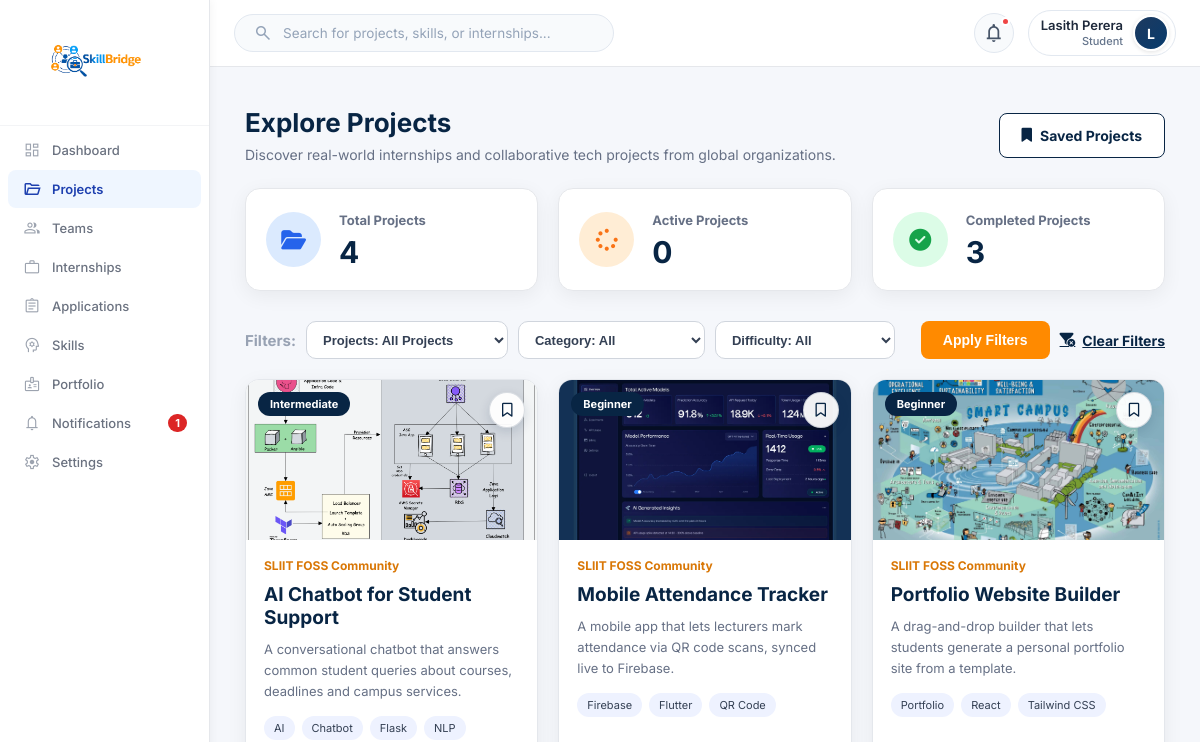
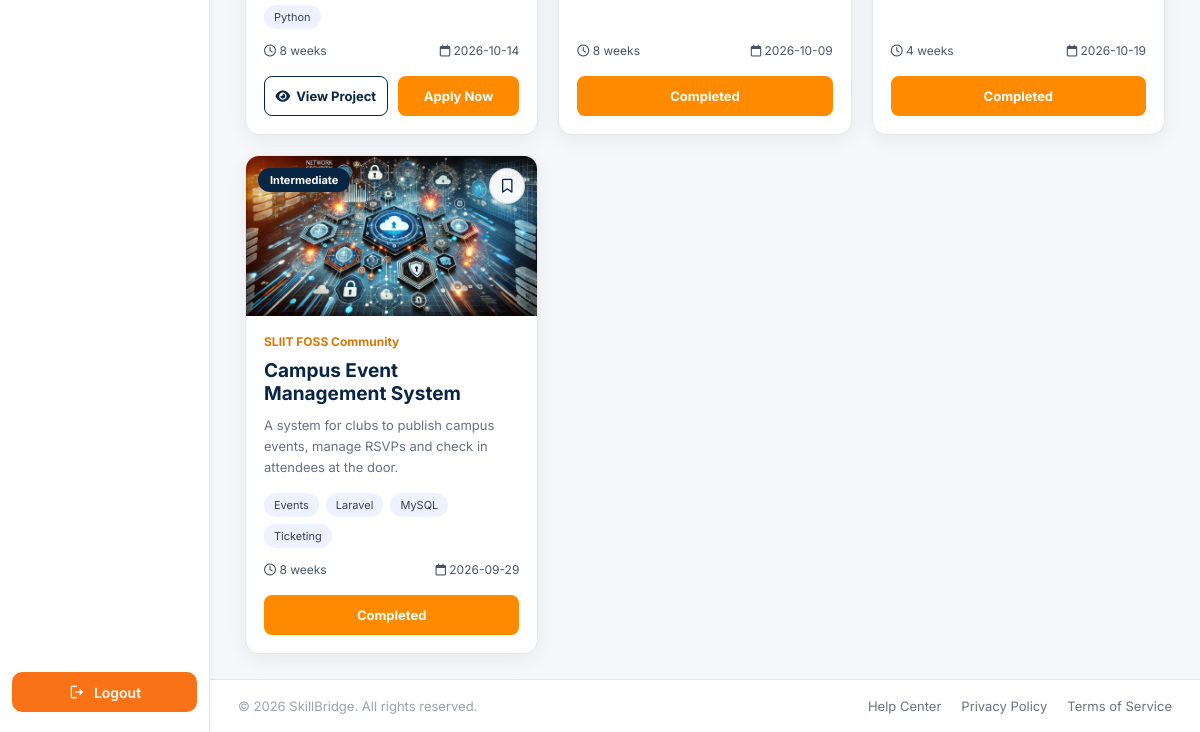
Page /Functions/Student/projects.php (signed in) on the earlier database version (2 pictures, top to bottom).
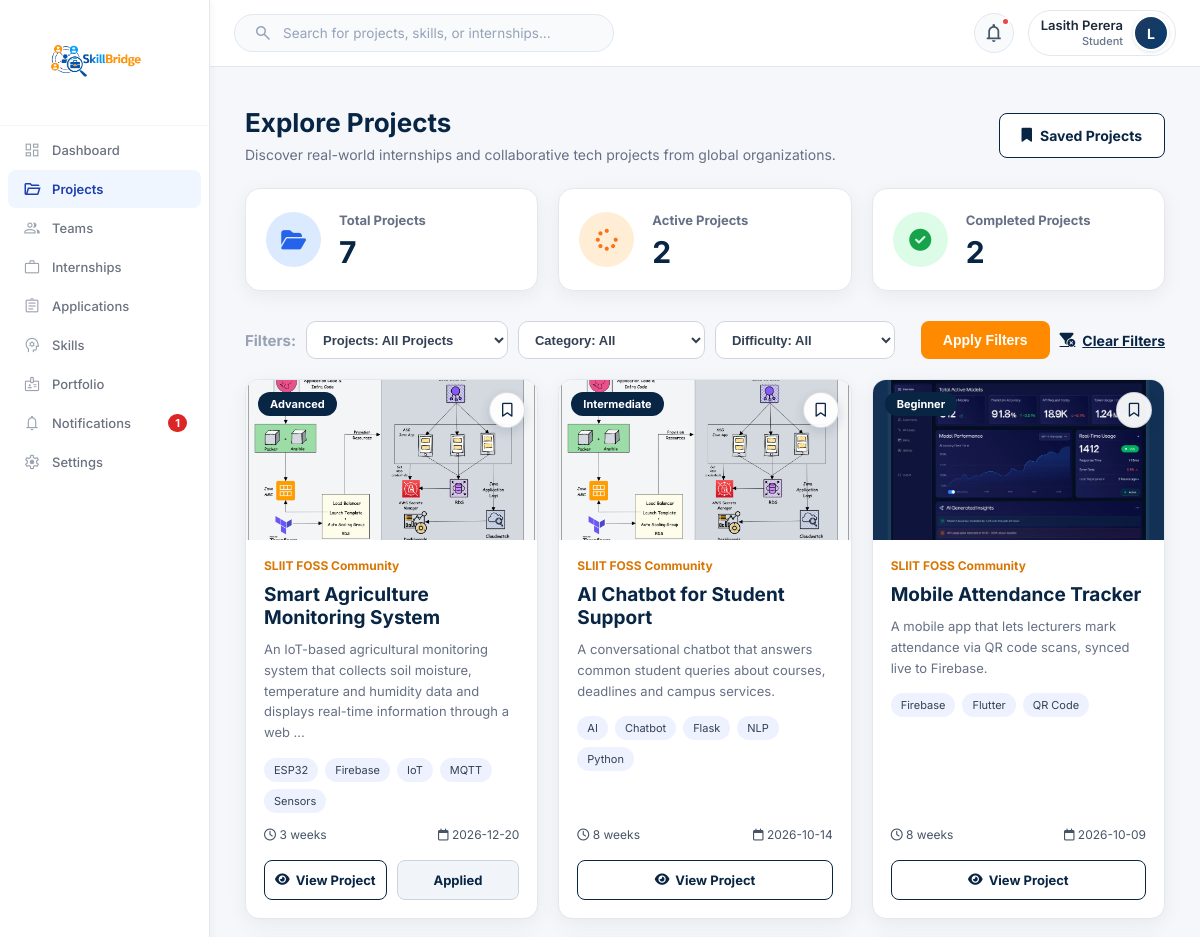
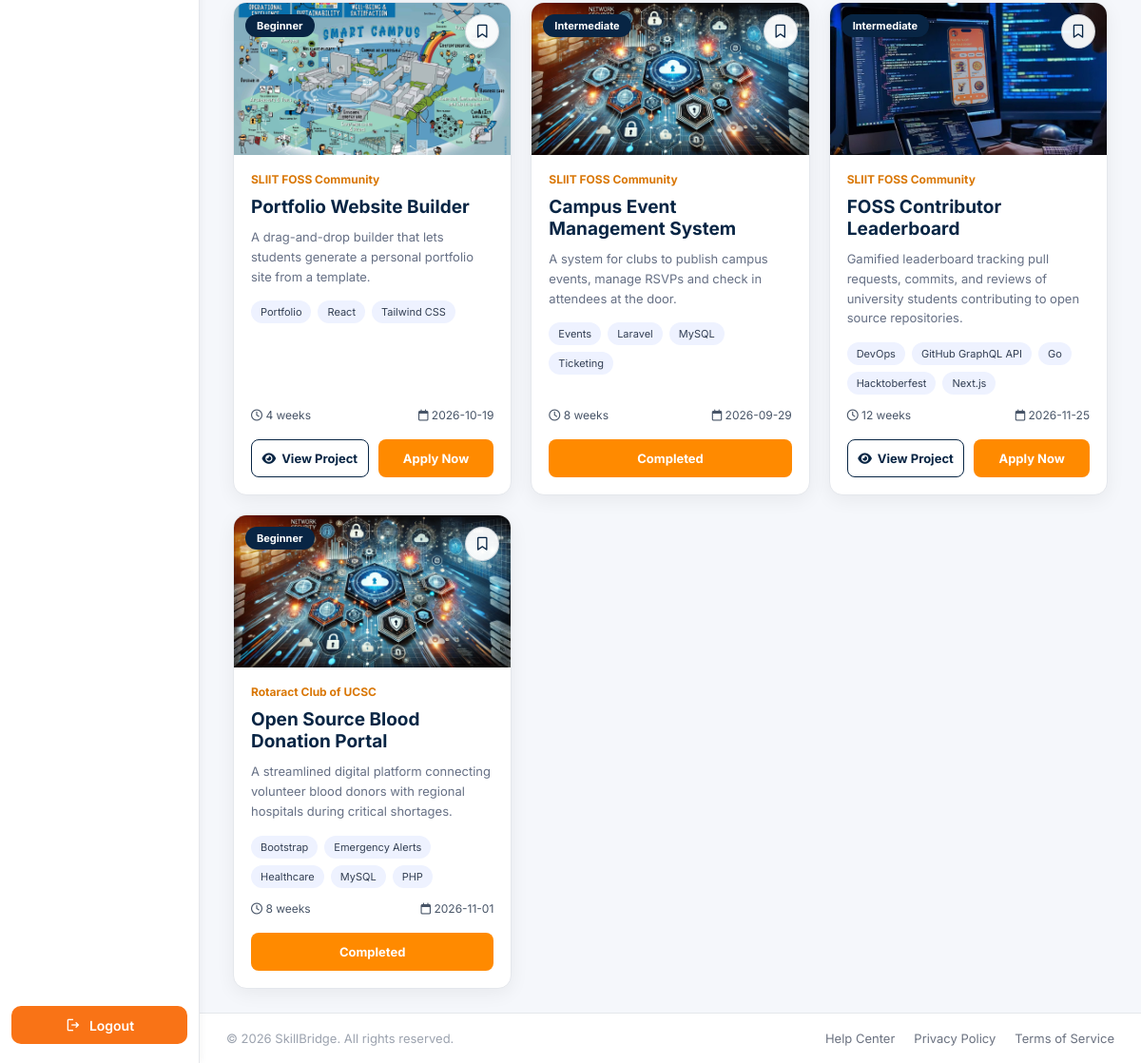
Same page on the later database version (2 pictures, top to bottom).
### tables this page shows
CREATE TABLE `projects` (
  `id` int(11) NOT NULL,
  `organization_email` varchar(100) NOT NULL,
  `category_id` int(11) DEFAULT NULL,
  `title` varchar(255) NOT NULL,
  `icon` varchar(50) DEFAULT '?',
  `description` text DEFAULT NULL,
  `learning_objectives` text DEFAULT NULL,
  `expected_outcomes` text DEFAULT NULL,
  `difficulty` varchar(30) DEFAULT 'Intermediate',
  `duration_weeks` int(11) DEFAULT NULL,
  `members` int(11) DEFAULT 1,
  `preferred_year` varchar(20) DEFAULT 'Any Year',
  `deadline` date DEFAULT NULL,
  `visibility` varchar(20) DEFAULT 'Public',
  `status` varchar(30) DEFAULT 'reviewing',
  `posted_at` timestamp NOT NULL DEFAULT current_timestamp()
);

CREATE TABLE `organization` (
  `Email` varchar(100) NOT NULL,
  `Name` varchar(100) NOT NULL,
  `orgtype` varchar(100) NOT NULL,
  `contactPersonName` varchar(100) NOT NULL,
  `contactNumber` varchar(17) NOT NULL,
  `website` varchar(200) NOT NULL,
  `location` varchar(100) NOT NULL,
  `about` text DEFAULT NULL,
  `linkedin` varchar(200) DEFAULT NULL,
  `twitter` varchar(200) DEFAULT NULL,
  `facebook` varchar(200) DEFAULT NULL,
  `logo` varchar(255) DEFAULT NULL
);

### Functions/Student/projects.php (the view, shortened to what the changed rows need)
<?php
require_once __DIR__ . '/project_bootstrap.php';
$filterStatus = strtolower(trim((string) ($_GET['filter_status'] ?? 'all')));
$filters = [
    'filter_status' => $filterStatus,
    'category' => trim((string) ($_GET['category'] ?? '')),
    'difficulty' => trim((string) ($_GET['difficulty'] ?? ''))
];
$page = max(1, (int) ($_GET['page'] ?? 1));
$limit = 9;
$stats = ['available' => 0, 'active' => 0, 'completed' => 0];
$categories = $projects = $savedIds = [];
try {
    $stats = $projectRepo->stats($projectEmail);
    if (isset($stats['available'], $stats['active'], $stats['completed'])) {
        $stats['available'] = (int) $stats['available'];
        $stats['active'] = (int) $stats['active'];
        $stats['completed'] = (int) $stats['completed'];
    }
    $total = $projectRepo->count($filters, $projectEmail);
    $page = min($page, max(1, (int) ceil($total / $limit)));
    $projects = $projectRepo->list($filters, $page, $limit, $projectEmail);
    $savedIds = $projectRepo->savedIds($projectEmail);
} catch (Throwable $exception) {
    error_log('Student projects listing: ' . $exception->getMessage());
    $error = 'Projects could not be loaded. Check your database connection and schema.';
}
$extra_css = '<link rel="stylesheet" href="../../Assets/CSS/Student/dashboard.css">'
    . '<link rel="stylesheet" href="../../Assets/CSS/Student/projects.css?v=' . filemtime(__DIR__ . '/../../Assets/CSS/Student/projects.css') . '">';
include __DIR__ . '/../../Includes/student_sidebar.php';
include __DIR__ . '/../../Includes/dash_header.php';
$images = ['project1.png', 'project2.webp', 'project3.jpg', 'project4.png', 'project5.jpg'];
?>
<main class="content projects-page">
    <section class="projects-header">
        <div>
            <h1>Explore Projects</h1>
        </div>
    </section>
    <section class="project-stats">
        <div class="stat-card">
            <div><span>Total Projects</span><h2><?= (int) $stats['available'] ?></h2></div>
        </div>
        <div class="stat-card">
            <div><span>Active Projects</span><h2><?= (int) $stats['active'] ?></h2></div>
        </div>
        <div class="stat-card">
            <div><span>Completed Projects</span><h2><?= (int) $stats['completed'] ?></h2></div>
        </div>
    </section>
    <section class="projects-grid">
        <?php foreach ($projects as $project): ?>
            <?php
            $id = (int) $project['id'];
            $projectImage = $images[($id - 1) % count($images)];
            $tags = array_filter(array_map('trim', explode(',', (string) ($project['technology_tags'] ?? ''))));
            $isActiveWorking = (int) ($project['is_student_active'] ?? 0) === 1;
            $isCompleted = (int) ($project['is_student_completed'] ?? 0) === 1;
            $isApplied = (int) ($project['is_student_applied'] ?? 0) === 1;
            $isSaved = in_array($id, $savedIds, true);
            $teamId = (int) ($project['student_team_id'] ?? 0);
            if ($isActiveWorking || $isCompleted) {
                $viewHref = $teamId > 0 ? "view_team.php?id={$teamId}" : "teams.php?project_id={$id}";
            } else {
                $viewHref = "view_project.php?id={$id}";
            }
            ?>
            <article class="project-card"
                     data-category="<?= projectEsc($project['category_name']) ?>"
                     data-difficulty="<?= projectEsc($project['difficulty']) ?>"
                     <?php if ($isActiveWorking || $isCompleted): ?>
                         onclick="if(!event.target.closest('a,button,form')){ window.location.href='<?= projectEsc($viewHref) ?>'; }"
                         style="cursor:pointer;"
                     <?php endif; ?>>
                <div class="project-image">
                    <img src="../../Assets/Images/Student/Projects/<?= projectEsc($projectImage) ?>" alt="" loading="lazy">
                    <span class="difficulty"><?= projectEsc($project['difficulty']) ?></span>
                    <form method="post" action="project_action.php" class="project-save-top-form">
                        <button type="submit" class="project-save-top-btn <?= $isSaved ? 'saved' : '' ?>" title="<?= $isSaved ? 'Remove from Saved' : 'Save Project' ?>" aria-label="<?= $isSaved ? 'Remove from Saved' : 'Save Project' ?>">
                            <i class="fa-<?= $isSaved ? 'solid' : 'regular' ?> fa-bookmark"></i>
                        </button>
                    </form>
                </div>
                <div class="project-content">
                    <small><?= projectEsc($project['organization_name']) ?></small>
                    <h2><?= projectEsc($project['title']) ?></h2>
                    <p><?= projectEsc(mb_strimwidth((string) ($project['description'] ?? ''), 0, 155, '...')) ?></p>
                    <div class="tech-tags">
                        <?php foreach (array_slice($tags, 0, 5) as $tag): ?><span><?= projectEsc($tag) ?></span><?php endforeach; ?>
                    </div>
                    <div class="project-info">
                        <div><i class="fa-regular fa-clock"></i> <?= projectEsc($project['duration_label']) ?></div>
                        <div><i class="fa-regular fa-calendar"></i> <?= projectEsc($project['deadline']) ?></div>
                    </div>
                    <div class="project-actions">
                        <?php if ($isActiveWorking): ?>
                            <a href="<?= projectEsc($viewHref) ?>" class="btn-outline"><i class="fa-solid fa-eye"></i> View Project</a>
                        <?php elseif ($isCompleted): ?>
                            <a href="<?= projectEsc($viewHref) ?>" class="btn-primary">Completed</a>
                        <?php else: ?>
                            <a href="view_project.php?id=<?= $id ?>" class="btn-outline"><i class="fa-solid fa-eye"></i> View Project</a>
                            <?php if (!$isApplied): ?>
                                <a href="proposal.php?project_id=<?= $id ?>" class="btn-primary">Apply Now</a>
                            <?php else: ?>
                                <span class="btn-applied-status">Applied</span>
                            <?php endif; ?>
                        <?php endif; ?>
                    </div>
                </div>
            </article>
        <?php endforeach; ?>
    </section>
</main>
<?php include __DIR__ . '/../../Includes/dash_footer.php'; ?>

Differences in the rows shown:
shown differently, row unchanged: projects "Mobile Attendance Tracker": id (not shown) → "7"; text "Completed" → "View Project"
now on this page (row edited): projects: difficulty "Advanced", organization_email.Name "SLIIT FOSS Community", title "Smart Agriculture Monitoring System", description "An IoT-based agricultural monitoring system that collects soil moisture, temperature and humidity data and displays real-time information through a web ...", tag "ESP32", tag "Firebase", tag "IoT", tag "MQTT", tag "Sensors", duration_label "3 weeks", deadline "2026-12-20", shows "Applied"
shown differently, row unchanged: projects "AI Chatbot for Student Support": no longer shows "Apply Now"
changed projects "Portfolio Website Builder": text "Completed" → "View Project Apply Now"
now on this page (row edited): projects: shows a picture, difficulty "Intermediate", organization_email.Name "SLIIT FOSS Community", title "FOSS Contributor Leaderboard", description "Gamified leaderboard tracking pull requests, commits, and reviews of university students contributing to open source repositories.", tag "DevOps", tag "GitHub GraphQL API", tag "Go", tag "Hacktoberfest", tag "Next.js", duration_label "12 weeks", deadline "2026-11-25"
now on this page (row edited): projects: difficulty "Beginner", organization_email.Name "Rotaract Club of UCSC", title "Open Source Blood Donation Portal", description "A streamlined digital platform connecting volunteer blood donors with regional hospitals during critical shortages.", tag "Bootstrap", tag "Emergency Alerts", tag "Healthcare", tag "MySQL", tag "PHP", duration_label "8 weeks", deadline "2026-11-01"
Other differences:
$stats['active']: "0" → "2"
$stats['completed']: "3" → "2"
$stats['available']: "4" → (not shown)
